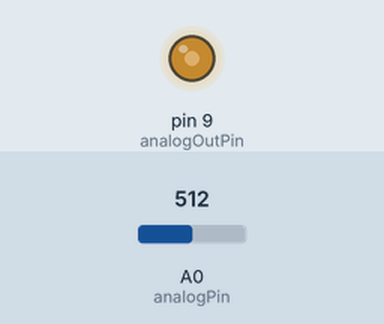
A sketch run on a simulated Arduino Uno, built with avr-gcc and run on an emulated ATmega328P. Shown: output pins drawn as LEDs (lit = HIGH). The test bench sets the inputs (shaded band); at power-on: A0 (analogPin) = 512. What the sketch prints to the serial monitor is not drawn.

Above: at 1.2 s.
1.3 s: A0 (analogPin) set to 418
At 1.8 s:
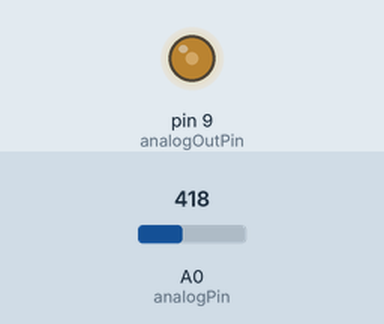
3.3 s: A0 (analogPin) set to 391
At 3.7 s:
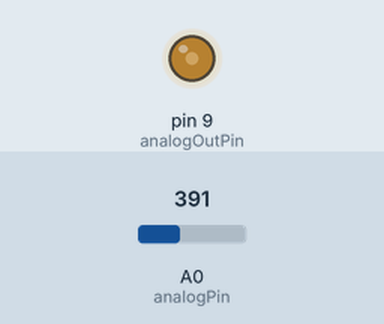
5.1 s: A0 (analogPin) set to 716
At 6.0 s:
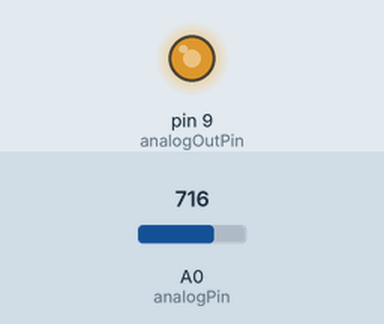
6.6 s: A0 (analogPin) set to 984
At 7.5 s:
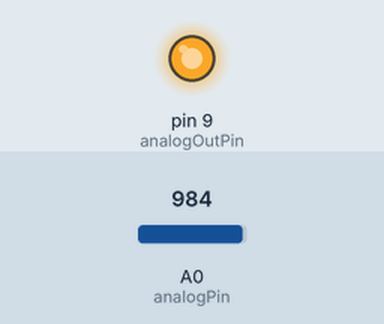
8.1 s: A0 (analogPin) set to 1010
At 9.4 s:
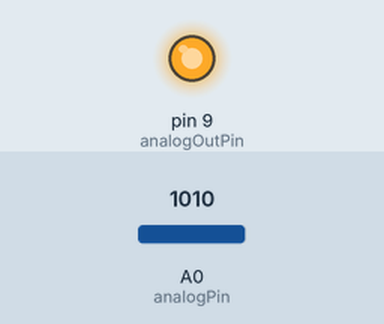
9.9 s: A0 (analogPin) set to 122
At 10.5 s:
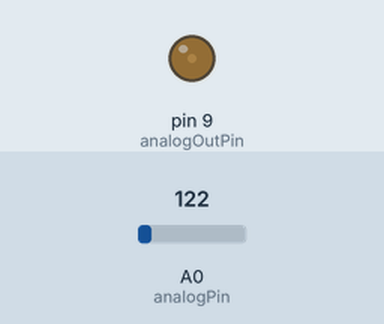
Timing chart, 0 to 12.4 s (numbered marks = the images above; inputs shaded):
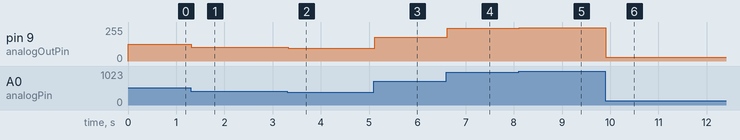

Measured:
- after the input at 1.3 s, pin 9 (analogOutPin): 127/255 → 104/255 at once
- after the input at 3.3 s, pin 9 (analogOutPin): 104/255 → 97/255 at once
- after the input at 5.1 s, pin 9 (analogOutPin): 97/255 → 178/255 at once
- after the input at 6.6 s, pin 9 (analogOutPin): 178/255 → 245/255 at once
- after the input at 8.1 s, pin 9 (analogOutPin): 245/255 → 251/255 at once
- after the input at 9.9 s, pin 9 (analogOutPin): 251/255 → 30/255 at once

The sketch:

sketch_analogInOutSerial.ino
```cpp
/* analog in, analog out, serial out*/


const int analogPin=A0;
const int analogOutPin=9;


int sensorValue=0;
int outputValue=9;


void setup() {
  // put your setup code here, to run once:
  Serial.begin(9600);


}

void loop() {
  // put your main code here, to run repeatedly:
  sensorValue=analogRead(analogPin);
  outputValue=map(sensorValue,0,1023,0,255);

  analogWrite(analogOutPin, outputValue);

  Serial.print("sensor= ");
  Serial.print(sensorValue);
  Serial.print("Output= ");
  Serial.print(outputValue);

  delay(2); // 2ms to next read

}
```
